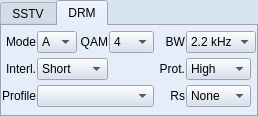
      <widget class="QTabWidget" name="settingsTableWidget">
       <property name="sizePolicy">
        <sizepolicy hsizetype="Preferred" vsizetype="Preferred">
         <horstretch>0</horstretch>
         <verstretch>0</verstretch>
        </sizepolicy>
       </property>
       <property name="minimumSize">
        <size>
         <width>0</width>
         <height>0</height>
        </size>
       </property>
       <property name="palette">
        <palette>
         <active>
          <colorrole role="WindowText">
           <brush brushstyle="SolidPattern">
            <color alpha="255">
             <red>0</red>
             <green>0</green>
             <blue>0</blue>
            </color>
           </brush>
          </colorrole>
          <colorrole role="Button">
           <brush brushstyle="SolidPattern">
            <color alpha="255">
             <red>211</red>
             <green>221</green>
             <blue>238</blue>
            </color>
           </brush>
          </colorrole>
          <colorrole role="Light">
           <brush brushstyle="SolidPattern">
            <color alpha="255">
             <red>255</red>
             <green>255</green>
             <blue>255</blue>
            </color>
           </brush>
          </colorrole>
          <colorrole role="Midlight">
           <brush brushstyle="SolidPattern">
            <color alpha="255">
             <red>233</red>
             <green>238</green>
             <blue>246</blue>
            </color>
           </brush>
          </colorrole>
          <colorrole role="Dark">
           <brush brushstyle="SolidPattern">
            <color alpha="255">
             <red>105</red>
             <green>110</green>
             <blue>119</blue>
            </color>
           </brush>
          </colorrole>
          <colorrole role="Mid">
           <brush brushstyle="SolidPattern">
            <color alpha="255">
             <red>140</red>
             <green>147</green>
             <blue>158</blue>
            </color>
           </brush>
          </colorrole>
          <colorrole role="Text">
           <brush brushstyle="SolidPattern">
            <color alpha="255">
             <red>0</red>
             <green>0</green>
             <blue>0</blue>
            </color>
           </brush>
          </colorrole>
          <colorrole role="BrightText">
           <brush brushstyle="SolidPattern">
            <color alpha="255">
             <red>255</red>
             <green>255</green>
             <blue>255</blue>
            </color>
           </brush>
          </colorrole>
          <colorrole role="ButtonText">
           <brush brushstyle="SolidPattern">
            <color alpha="255">
             <red>0</red>
             <green>0</green>
             <blue>0</blue>
            </color>
           </brush>
          </colorrole>
          <colorrole role="Base">
           <brush brushstyle="SolidPattern">
            <color alpha="255">
             <red>255</red>
             <green>255</green>
             <blue>255</blue>
            </color>
           </brush>
          </colorrole>
          <colorrole role="Window">
           <brush brushstyle="SolidPattern">
            <color alpha="255">
             <red>215</red>
             <green>229</green>
             <blue>238</blue>
            </color>
           </brush>
          </colorrole>
          <colorrole role="Shadow">
           <brush brushstyle="SolidPattern">
            <color alpha="255">
             <red>0</red>
             <green>0</green>
             <blue>0</blue>
            </color>
           </brush>
          </colorrole>
          <colorrole role="Highlight">
           <brush brushstyle="SolidPattern">
            <color alpha="255">
             <red>0</red>
             <green>0</green>
             <blue>128</blue>
            </color>
           </brush>
          </colorrole>
          <colorrole role="HighlightedText">
           <brush brushstyle="SolidPattern">
            <color alpha="255">
             <red>255</red>
             <green>255</green>
             <blue>255</blue>
            </color>
           </brush>
          </colorrole>
          <colorrole role="Link">
           <brush brushstyle="SolidPattern">
            <color alpha="255">
             <red>0</red>
             <green>0</green>
             <blue>0</blue>
            </color>
           </brush>
          </colorrole>
          <colorrole role="LinkVisited">
           <brush brushstyle="SolidPattern">
            <color alpha="255">
             <red>0</red>
             <green>0</green>
             <blue>0</blue>
            </color>
           </brush>
          </colorrole>
         </active>
         <inactive>
          <colorrole role="WindowText">
           <brush brushstyle="SolidPattern">
            <color alpha="255">
             <red>0</red>
             <green>0</green>
             <blue>0</blue>
            </color>
           </brush>
          </colorrole>
          <colorrole role="Button">
           <brush brushstyle="SolidPattern">
            <color alpha="255">
             <red>211</red>
             <green>221</green>
             <blue>238</blue>
            </color>
           </brush>
          </colorrole>
          <colorrole role="Light">
           <brush brushstyle="SolidPattern">
            <color alpha="255">
             <red>255</red>
             <green>255</green>
             <blue>255</blue>
            </color>
           </brush>
          </colorrole>
          <colorrole role="Midlight">
           <brush brushstyle="SolidPattern">
            <color alpha="255">
             <red>244</red>
             <green>248</green>
             <blue>255</blue>
            </color>
           </brush>
          </colorrole>
          <colorrole role="Dark">
           <brush brushstyle="SolidPattern">
            <color alpha="255">
             <red>105</red>
             <green>110</green>
             <blue>119</blue>
            </color>
           </brush>
          </colorrole>
          <colorrole role="Mid">
           <brush brushstyle="SolidPattern">
            <color alpha="255">
             <red>140</red>
             <green>147</green>
             <blue>158</blue>
            </color>
           </brush>
          </colorrole>
          <colorrole role="Text">
           <brush brushstyle="SolidPattern">
            <color alpha="255">
             <red>0</red>
             <green>0</green>
             <blue>0</blue>
            </color>
           </brush>
          </colorrole>
          <colorrole role="BrightText">
           <brush brushstyle="SolidPattern">
            <color alpha="255">
             <red>255</red>
             <green>255</green>
             <blue>255</blue>
            </color>
           </brush>
          </colorrole>
          <colorrole role="ButtonText">
           <brush brushstyle="SolidPattern">
            <color alpha="255">
             <red>0</red>
             <green>0</green>
             <blue>0</blue>
            </color>
           </brush>
          </colorrole>
          <colorrole role="Base">
           <brush brushstyle="SolidPattern">
            <color alpha="255">
             <red>255</red>
             <green>255</green>
             <blue>255</blue>
            </color>
           </brush>
          </colorrole>
          <colorrole role="Window">
           <brush brushstyle="SolidPattern">
            <color alpha="255">
             <red>215</red>
             <green>229</green>
             <blue>238</blue>
            </color>
           </brush>
          </colorrole>
          <colorrole role="Shadow">
           <brush brushstyle="SolidPattern">
            <color alpha="255">
             <red>0</red>
             <green>0</green>
             <blue>0</blue>
            </color>
           </brush>
          </colorrole>
          <colorrole role="Highlight">
           <brush brushstyle="SolidPattern">
            <color alpha="255">
             <red>0</red>
             <green>0</green>
             <blue>128</blue>
            </color>
           </brush>
          </colorrole>
          <colorrole role="HighlightedText">
           <brush brushstyle="SolidPattern">
            <color alpha="255">
             <red>255</red>
             <green>255</green>
             <blue>255</blue>
            </color>
           </brush>
          </colorrole>
          <colorrole role="Link">
           <brush brushstyle="SolidPattern">
            <color alpha="255">
             <red>0</red>
             <green>0</green>
             <blue>192</blue>
            </color>
           </brush>
          </colorrole>
          <colorrole role="LinkVisited">
           <brush brushstyle="SolidPattern">
            <color alpha="255">
             <red>128</red>
             <green>0</green>
             <blue>128</blue>
            </color>
           </brush>
          </colorrole>
         </inactive>
         <disabled>
          <colorrole role="WindowText">
           <brush brushstyle="SolidPattern">
            <color alpha="255">
             <red>128</red>
             <green>128</green>
             <blue>128</blue>
            </color>
           </brush>
          </colorrole>
          <colorrole role="Button">
           <brush brushstyle="SolidPattern">
            <color alpha="255">
             <red>211</red>
             <green>221</green>
             <blue>238</blue>
            </color>
           </brush>
          </colorrole>
          <colorrole role="Light">
           <brush brushstyle="SolidPattern">
            <color alpha="255">
             <red>255</red>
             <green>255</green>
             <blue>255</blue>
            </color>
           </brush>
          </colorrole>
          <colorrole role="Midlight">
           <brush brushstyle="SolidPattern">
            <color alpha="255">
             <red>244</red>
             <green>248</green>
             <blue>255</blue>
            </color>
           </brush>
          </colorrole>
          <colorrole role="Dark">
           <brush brushstyle="SolidPattern">
            <color alpha="255">
             <red>105</red>
             <green>110</green>
             <blue>119</blue>
            </color>
           </brush>
          </colorrole>
          <colorrole role="Mid">
           <brush brushstyle="SolidPattern">
            <color alpha="255">
             <red>140</red>
             <green>147</green>
             <blue>158</blue>
            </color>
           </brush>
          </colorrole>
          <colorrole role="Text">
           <brush brushstyle="SolidPattern">
            <color alpha="255">
             <red>128</red>
             <green>128</green>
             <blue>128</blue>
            </color>
           </brush>
          </colorrole>
          <colorrole role="BrightText">
           <brush brushstyle="SolidPattern">
            <color alpha="255">
             <red>255</red>
             <green>255</green>
             <blue>255</blue>
            </color>
           </brush>
          </colorrole>
          <colorrole role="ButtonText">
           <brush brushstyle="SolidPattern">
            <color alpha="255">
             <red>128</red>
             <green>128</green>
             <blue>128</blue>
            </color>
           </brush>
          </colorrole>
          <colorrole role="Base">
           <brush brushstyle="SolidPattern">
            <color alpha="255">
             <red>255</red>
             <green>255</green>
             <blue>255</blue>
            </color>
           </brush>
          </colorrole>
          <colorrole role="Window">
           <brush brushstyle="SolidPattern">
            <color alpha="255">
             <red>215</red>
             <green>229</green>
             <blue>238</blue>
            </color>
           </brush>
          </colorrole>
          <colorrole role="Shadow">
           <brush brushstyle="SolidPattern">
            <color alpha="255">
             <red>0</red>
             <green>0</green>
             <blue>0</blue>
            </color>
           </brush>
          </colorrole>
          <colorrole role="Highlight">
           <brush brushstyle="SolidPattern">
            <color alpha="255">
             <red>0</red>
             <green>0</green>
             <blue>128</blue>
            </color>
           </brush>
          </colorrole>
          <colorrole role="HighlightedText">
           <brush brushstyle="SolidPattern">
            <color alpha="255">
             <red>255</red>
             <green>255</green>
             <blue>255</blue>
            </color>
           </brush>
          </colorrole>
          <colorrole role="Link">
           <brush brushstyle="SolidPattern">
            <color alpha="255">
             <red>0</red>
             <green>0</green>
             <blue>192</blue>
            </color>
           </brush>
          </colorrole>
          <colorrole role="LinkVisited">
           <brush brushstyle="SolidPattern">
            <color alpha="255">
             <red>128</red>
             <green>0</green>
             <blue>128</blue>
            </color>
           </brush>
          </colorrole>
         </disabled>
        </palette>
       </property>
       <property name="currentIndex">
        <number>1</number>
       </property>
       <widget class="QWidget" name="sstvTXTab">
        <attribute name="title">
         <string>SSTV</string>
        </attribute>
        <layout class="QVBoxLayout" name="verticalLayout_3">
         <item>
          <layout class="QHBoxLayout" name="horizontalLayout_4">
           <item>
            <spacer name="horizontalSpacer_6">
             <property name="orientation">
              <enum>Qt::Horizontal</enum>
             </property>
             <property name="sizeHint" stdset="0">
              <size>
               <width>40</width>
               <height>20</height>
              </size>
             </property>
            </spacer>
           </item>
           <item>
            <widget class="QLabel" name="modeLabel">
             <property name="text">
              <string>Mode</string>
             </property>
             <property name="alignment">
              <set>Qt::AlignRight|Qt::AlignTrailing|Qt::AlignVCenter</set>
             </property>
             <property name="wordWrap">
              <bool>false</bool>
             </property>
            </widget>
           </item>
           <item>
            <widget class="QComboBox" name="sstvModeComboBox">
             <property name="toolTip">
              <string>Transmit mode</string>
             </property>
             <property name="statusTip">
              <string>Transmit mode</string>
             </property>
            </widget>
           </item>
          </layout>
         </item>
         <item>
          <spacer name="verticalSpacer_2">
           <property name="orientation">
            <enum>Qt::Vertical</enum>
           </property>
           <property name="sizeHint" stdset="0">
            <size>
             <width>20</width>
             <height>19</height>
            </size>
           </property>
          </spacer>
         </item>
         <item>
          <layout class="QHBoxLayout" name="horizontalLayout_10">
           <item>
            <spacer name="horizontalSpacer_2">
             <property name="orientation">
              <enum>Qt::Horizontal</enum>
             </property>
             <property name="sizeHint" stdset="0">
              <size>
               <width>40</width>
               <height>20</height>
              </size>
             </property>
            </spacer>
           </item>
           <item>
            <widget class="QComboBox" name="sstvResizeComboBox"/>
           </item>
          </layout>
         </item>
        </layout>
       </widget>
       <widget class="QWidget" name="drmTXTab">
        <attribute name="title">
         <string>DRM</string>
        </attribute>
        <layout class="QGridLayout" name="gridLayout_2">
         <property name="leftMargin">
          <number>0</number>
         </property>
         <property name="topMargin">
          <number>0</number>
         </property>
         <property name="rightMargin">
          <number>0</number>
         </property>
         <property name="bottomMargin">
          <number>0</number>
         </property>
         <property name="horizontalSpacing">
          <number>1</number>
         </property>
         <property name="verticalSpacing">
          <number>0</number>
         </property>
         <item row="0" column="0">
          <widget class="QLabel" name="drmModeLabel">
           <property name="minimumSize">
            <size>
             <width>30</width>
             <height>0</height>
            </size>
           </property>
           <property name="text">
            <string>Mode</string>
           </property>
           <property name="alignment">
            <set>Qt::AlignRight|Qt::AlignTrailing|Qt::AlignVCenter</set>
           </property>
           <property name="wordWrap">
            <bool>false</bool>
           </property>
          </widget>
         </item>
         <item row="0" column="1">
          <widget class="QComboBox" name="drmTxModeComboBox">
           <property name="minimumSize">
            <size>
             <width>40</width>
             <height>0</height>
            </size>
           </property>
           <property name="maximumSize">
            <size>
             <width>40</width>
             <height>25</height>
            </size>
           </property>
           <item>
            <property name="text">
             <string>A</string>
            </property>
           </item>
           <item>
            <property name="text">
             <string>B</string>
            </property>
           </item>
           <item>
            <property name="text">
             <string>E</string>
            </property>
           </item>
          </widget>
         </item>
         <item row="0" column="2">
          <widget class="QLabel" name="drmQAMLabel">
           <property name="minimumSize">
            <size>
             <width>30</width>
             <height>0</height>
            </size>
           </property>
           <property name="text">
            <string>QAM</string>
           </property>
           <property name="alignment">
            <set>Qt::AlignRight|Qt::AlignTrailing|Qt::AlignVCenter</set>
           </property>
           <property name="wordWrap">
            <bool>false</bool>
           </property>
          </widget>
         </item>
         <item row="0" column="3">
          <widget class="QComboBox" name="drmTxQAMComboBox">
           <property name="minimumSize">
            <size>
             <width>45</width>
             <height>0</height>
            </size>
           </property>
           <property name="maximumSize">
            <size>
             <width>45</width>
             <height>16777215</height>
            </size>
           </property>
           <item>
            <property name="text">
             <string>4</string>
            </property>
           </item>
           <item>
            <property name="text">
             <string>16</string>
            </property>
           </item>
           <item>
            <property name="text">
             <string>64</string>
            </property>
           </item>
          </widget>
         </item>
         <item row="0" column="4">
          <widget class="QLabel" name="drmBandwidthLabel">
           <property name="minimumSize">
            <size>
             <width>30</width>
             <height>0</height>
            </size>
           </property>
           <property name="text">
            <string>BW</string>
           </property>
           <property name="alignment">
            <set>Qt::AlignRight|Qt::AlignTrailing|Qt::AlignVCenter</set>
           </property>
           <property name="wordWrap">
            <bool>false</bool>
           </property>
          </widget>
         </item>
         <item row="0" column="5">
          <widget class="QComboBox" name="drmTxBandwidthComboBox">
           <property name="minimumSize">
            <size>
             <width>70</width>
             <height>0</height>
            </size>
           </property>
           <property name="maximumSize">
            <size>
             <width>70</width>
             <height>16777215</height>
            </size>
           </property>
           <item>
            <property name="text">
             <string>2.2 kHz</string>
            </property>
           </item>
           <item>
            <property name="text">
             <string>2.5 kHz</string>
            </property>
           </item>
          </widget>
         </item>
         <item row="1" column="0">
          <widget class="QLabel" name="drmInterleavelabel">
           <property name="minimumSize">
            <size>
             <width>30</width>
             <height>0</height>
            </size>
           </property>
           <property name="text">
            <string>Interl.</string>
           </property>
           <property name="alignment">
            <set>Qt::AlignRight|Qt::AlignTrailing|Qt::AlignVCenter</set>
           </property>
           <property name="wordWrap">
            <bool>false</bool>
           </property>
          </widget>
         </item>
         <item row="1" column="1" colspan="2">
          <widget class="QComboBox" name="drmTxInterleaveComboBox">
           <item>
            <property name="text">
             <string>Short</string>
            </property>
           </item>
           <item>
            <property name="text">
             <string>Long</string>
            </property>
           </item>
          </widget>
         </item>
         <item row="1" column="4">
          <widget class="QLabel" name="drmProtectionLabel">
           <property name="minimumSize">
            <size>
             <width>30</width>
             <height>0</height>
            </size>
           </property>
           <property name="text">
            <string>Prot.</string>
           </property>
           <property name="alignment">
            <set>Qt::AlignRight|Qt::AlignTrailing|Qt::AlignVCenter</set>
           </property>
           <property name="wordWrap">
            <bool>false</bool>
           </property>
          </widget>
         </item>
         <item row="1" column="5">
          <widget class="QComboBox" name="drmTxProtectionComboBox">
           <property name="minimumSize">
            <size>
             <width>65</width>
             <height>0</height>
            </size>
           </property>
           <property name="maximumSize">
            <size>
             <width>65</width>
             <height>25</height>
            </size>
           </property>
           <item>
            <property name="text">
             <string>High</string>
            </property>
           </item>
           <item>
            <property name="text">
             <string>Low</string>
            </property>
           </item>
          </widget>
         </item>
         <item row="2" column="0">
          <widget class="QLabel" name="drmProfileLabel">
           <property name="text">
            <string>Profile</string>
           </property>
           <property name="alignment">
            <set>Qt::AlignRight|Qt::AlignTrailing|Qt::AlignVCenter</set>
           </property>
          </widget>
         </item>
         <item row="2" column="1" colspan="3">
          <widget class="QComboBox" name="drmProfileComboBox">
           <property name="maximumSize">
            <size>
             <width>16777215</width>
             <height>25</height>
            </size>
           </property>
          </widget>
         </item>
         <item row="2" column="4">
          <widget class="QLabel" name="drmReadSolomonLabel">
           <property name="minimumSize">
            <size>
             <width>30</width>
             <height>0</height>
            </size>
           </property>
           <property name="text">
            <string>Rs</string>
           </property>
           <property name="alignment">
            <set>Qt::AlignRight|Qt::AlignTrailing|Qt::AlignVCenter</set>
           </property>
           <property name="wordWrap">
            <bool>false</bool>
           </property>
          </widget>
         </item>
         <item row="2" column="5">
          <widget class="QComboBox" name="drmTxReedSolomonComboBox">
           <property name="minimumSize">
            <size>
             <width>65</width>
             <height>0</height>
            </size>
           </property>
           <property name="maximumSize">
            <size>
             <width>65</width>
             <height>16777215</height>
            </size>
           </property>
           <item>
            <property name="text">
             <string>None</string>
            </property>
           </item>
           <item>
            <property name="text">
             <string>RS1</string>
            </property>
           </item>
           <item>
            <property name="text">
             <string>RS2</string>
            </property>
           </item>
           <item>
            <property name="text">
             <string>RS3</string>
            </property>
           </item>
           <item>
            <property name="text">
             <string>RS4</string>
            </property>
           </item>
          </widget>
         </item>
        </layout>
       </widget>
      </widget>
